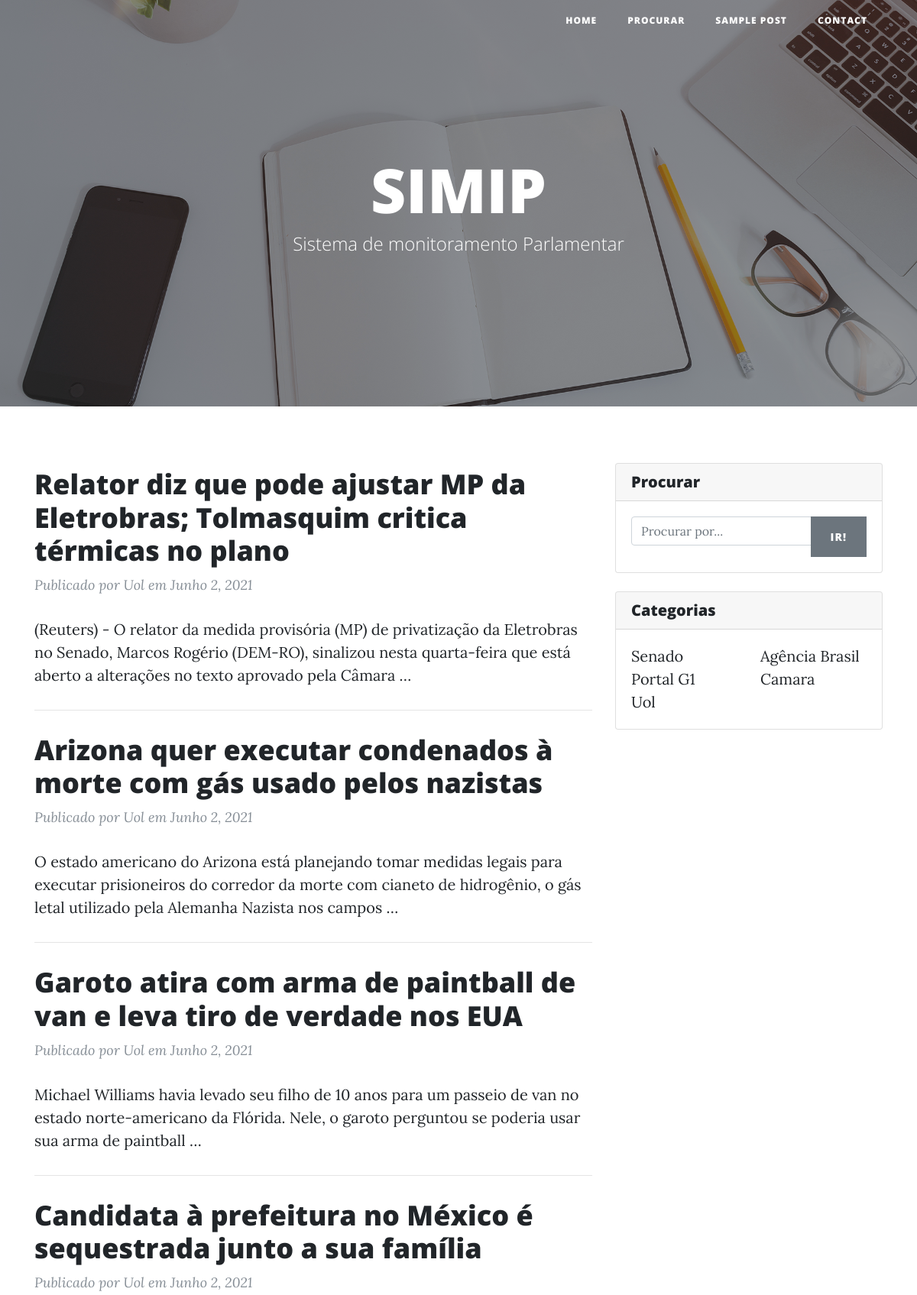
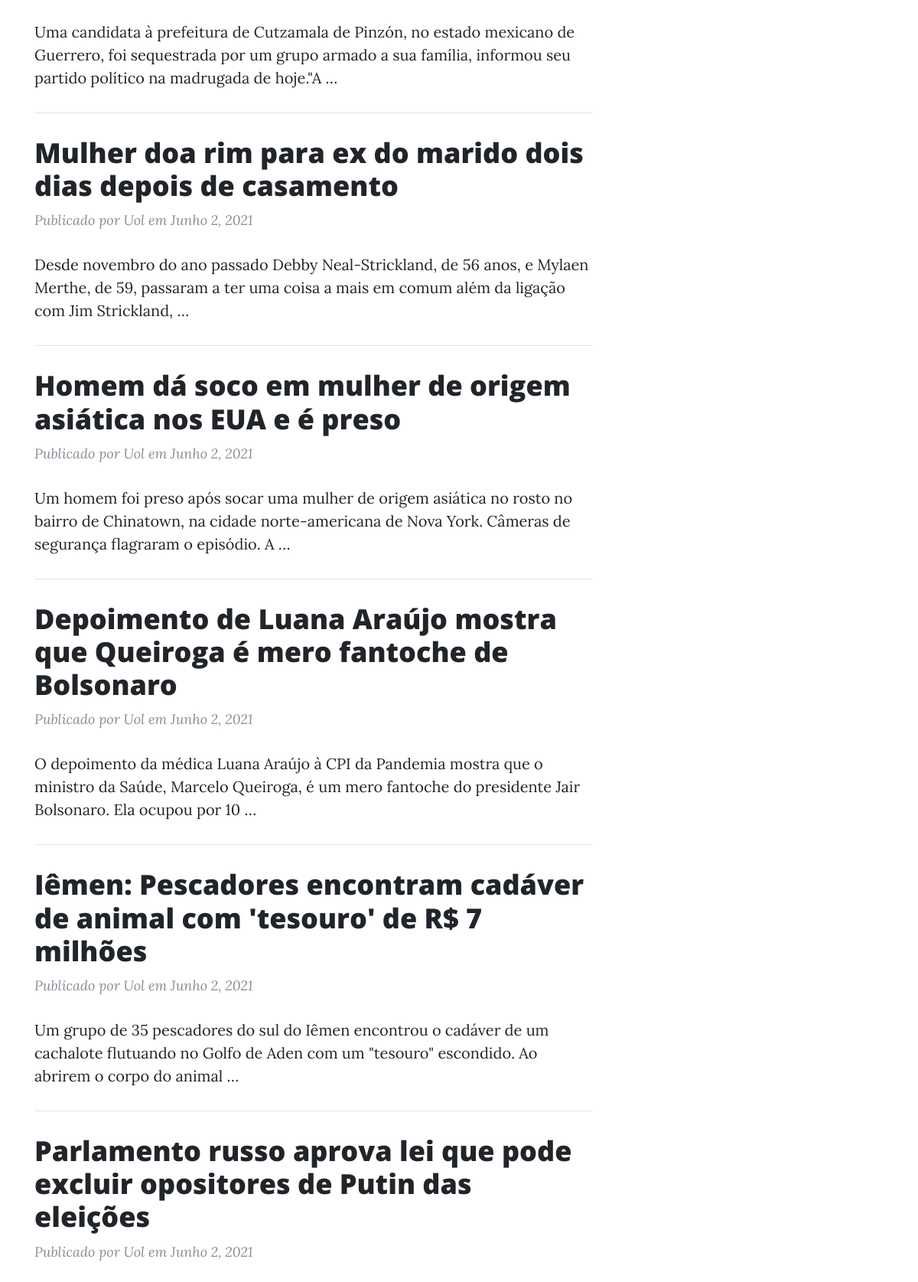
Page /noticias/?page=3 (upper part) on the committed database (2 pictures, top to bottom).
### noticias/models.py (models this page shows, shortened)
class Noticia(models.Model):
    titulo=models.CharField(max_length=200, unique=True)
    data_noticia=models.DateField()
    fonte=models.CharField(max_length=50)
    conteudo=models.TextField()
    url=models.URLField()
    slug=models.SlugField(max_length=255)
    def get_absolute_url(self):
        return reverse("noticias:detalha_noticias",kwargs={"slug":self.slug})

### noticias/views.py (the view)
# urls.py: path("", views.lista_noticias, name="lista_noticias"),
def lista_noticias(request):
    noticias = Noticia.objects.order_by('-data_noticia')
    paginator = Paginator(noticias, 20)
    page_number = request.GET.get('page')
    page_obj = paginator.get_page(page_number)
    return render(request, 'noticias/lista_noticias.html', {'page_obj': page_obj})

### noticias/templates/noticias/lista_noticias.html (shortened to what this page needs)
{% load static %}
<!DOCTYPE html>
<html lang="en">
<head>
  <link href="{% static 'noticias/bootstrap/css/bootstrap.min.css' %}" rel="stylesheet">
  <link href="{% static 'noticias/fontawesome-free/css/all.min.css' %}" rel="stylesheet" type="text/css">
  <link href="{% static 'noticias/css/clean-blog.min.css' %}" rel="stylesheet">
</head>
<body>
  <nav class="navbar navbar-expand-lg navbar-light fixed-top" id="mainNav">
    <div class="container">
      <div class="collapse navbar-collapse" id="navbarResponsive">
        <ul class="navbar-nav ml-auto">
          <li class="nav-item">
            <a class="nav-link" href="{% url 'noticias:lista_noticias' %}">Home</a>
          </li>
          <li class="nav-item">
            <a class="nav-link" href="{% url 'noticias:procurar_noticias' %}">Procurar</a>
          </li>
          <li class="nav-item">
            <a class="nav-link" href="">Sample Post</a>
          </li>
          <li class="nav-item">
            <a class="nav-link" href="contact.html">Contact</a>
          </li>
        </ul>
      </div>
    </div>
  </nav>
  <header class="masthead" style="background-image: url('../media/img/home-bg.jpg')">
    <div class="overlay"></div>
    <div class="container">
      <div class="row">
        <div class="col-lg-8 col-md-10 mx-auto">
          <div class="site-heading">
            <h1>SIMIP</h1>
            <span class="subheading">Sistema de monitoramento Parlamentar</span>
          </div>
        </div>
      </div>
    </div>
  </header>
  <div class="container">
    <div class="row">
      <div class="col-lg-8 col-md-10 mx-auto">
        <div class="post-preview">
          {% if page_obj %}
          {% for noticia in page_obj %}
          <a href="{{ noticia.get_absolute_url }}">
            <h2 class="post-title"> {{ noticia.titulo }}</h2>
          </a>
          <p class="post-meta">Publicado por {{ noticia.fonte }} em {{ noticia.data_noticia}}</p>
          <p>{{noticia.conteudo|truncatewords:30|linebreaks}}</p>
          <hr>
          {% endfor %}
          {% endif %}
        </div>
      </div>
      <div class="col-md-4">
        <div class="card my-4">
          <h5 class="card-header">Procurar</h5>
          <div class="card-body">
            <form action="{% url 'noticias:procurar_noticias' %}">
              <div class="input-group">
                <input type="text" class="form-control" name="buscar" placeholder="Procurar por...">
                <span class="input-group-append">
                  <button class="btn btn-secondary" type="submit">Ir!</button>
                </span>
              </div>
            </form>
          </div>
        </div>
        <div class="card my-4">
          <h5 class="card-header">Categorias</h5>
          <div class="card-body">
            <div class="row">
              <div class="col-lg-6">
                <ul class="list-unstyled mb-0">
                  <li>
                    <a href="{% url 'noticias:noticias_por_veiculo' 'senado' %}"> Senado</a>
                  </li>
                  <li>
                    <a href="{% url 'noticias:noticias_por_veiculo' 'Portal G1' %}">Portal G1</a>
                  </li>
                  <li>
                    <a href="{% url 'noticias:noticias_por_veiculo' 'Uol' %}">Uol</a>
                  </li>
                </ul>
              </div>
              <div class="col-lg-6">
                <ul class="list-unstyled mb-0">
                  <li>
                    <a href="{% url 'noticias:noticias_por_veiculo' 'Ebc - Agência Brasil' %}">Agência Brasil</a>
                  </li>
                  <li>
                    <a href="{% url 'noticias:noticias_por_veiculo' 'Camara' %}">Camara</a>
                  </li>
                </ul>
              </div>
            </div>
          </div>
        </div>
      </div>
    </div>
    {% include 'noticias/pagination.html' %}
</body>
</html>

### rows in the picture
Noticia: titulo "Relator diz que pode ajustar MP da Eletrobras; Tolmasquim critica térmicas no plano", fonte "Uol", data_noticia "Junho 2, 2021", conteudo "(Reuters) - O relator da medida provisória (MP) de privatização da Eletrobras no Senado, Marcos Rogério (DEM-RO), sinalizou nesta quarta-feira que está aberto a alterações no texto aprovado pela Câmara …"
Noticia: titulo "Arizona quer executar condenados à morte com gás usado pelos nazistas", fonte "Uol", data_noticia "Junho 2, 2021", conteudo "O estado americano do Arizona está planejando tomar medidas legais para executar prisioneiros do corredor da morte com cianeto de hidrogênio, o gás letal utilizado pela Alemanha Nazista nos campos …"
Noticia: titulo "Garoto atira com arma de paintball de van e leva tiro de verdade nos EUA", fonte "Uol", data_noticia "Junho 2, 2021", conteudo "Michael Williams havia levado seu filho de 10 anos para um passeio de van no estado norte-americano da Flórida. Nele, o garoto perguntou se poderia usar sua arma de paintball …"
Noticia: titulo "Candidata à prefeitura no México é sequestrada junto a sua família", fonte "Uol", data_noticia "Junho 2, 2021", conteudo "Uma candidata à prefeitura de Cutzamala de Pinzón, no estado mexicano de Guerrero, foi sequestrada por um grupo armado a sua família, informou seu partido político na madrugada de hoje.\"A …"
Noticia: titulo "Mulher doa rim para ex do marido dois dias depois de casamento", fonte "Uol", data_noticia "Junho 2, 2021", conteudo "Desde novembro do ano passado Debby Neal-Strickland, de 56 anos, e Mylaen Merthe, de 59, passaram a ter uma coisa a mais em comum além da ligação com Jim Strickland, …"
Noticia: titulo "Homem dá soco em mulher de origem asiática nos EUA e é preso", fonte "Uol", data_noticia "Junho 2, 2021", conteudo "Um homem foi preso após socar uma mulher de origem asiática no rosto no bairro de Chinatown, na cidade norte-americana de Nova York. Câmeras de segurança flagraram o episódio. A …"
Noticia: titulo "Depoimento de Luana Araújo mostra que Queiroga é mero fantoche de Bolsonaro", fonte "Uol", data_noticia "Junho 2, 2021", conteudo "O depoimento da médica Luana Araújo à CPI da Pandemia mostra que o ministro da Saúde, Marcelo Queiroga, é um mero fantoche do presidente Jair Bolsonaro. Ela ocupou por 10 …"
Noticia: titulo "Iêmen: Pescadores encontram cadáver de animal com 'tesouro' de R$ 7 milhões", fonte "Uol", data_noticia "Junho 2, 2021", conteudo "Um grupo de 35 pescadores do sul do Iêmen encontrou o cadáver de um cachalote flutuando no Golfo de Aden com um \"tesouro\" escondido. Ao abrirem o corpo do animal …"
Noticia: titulo "Parlamento russo aprova lei que pode excluir opositores de Putin das eleições", fonte "Uol", data_noticia "Junho 2, 2021"
